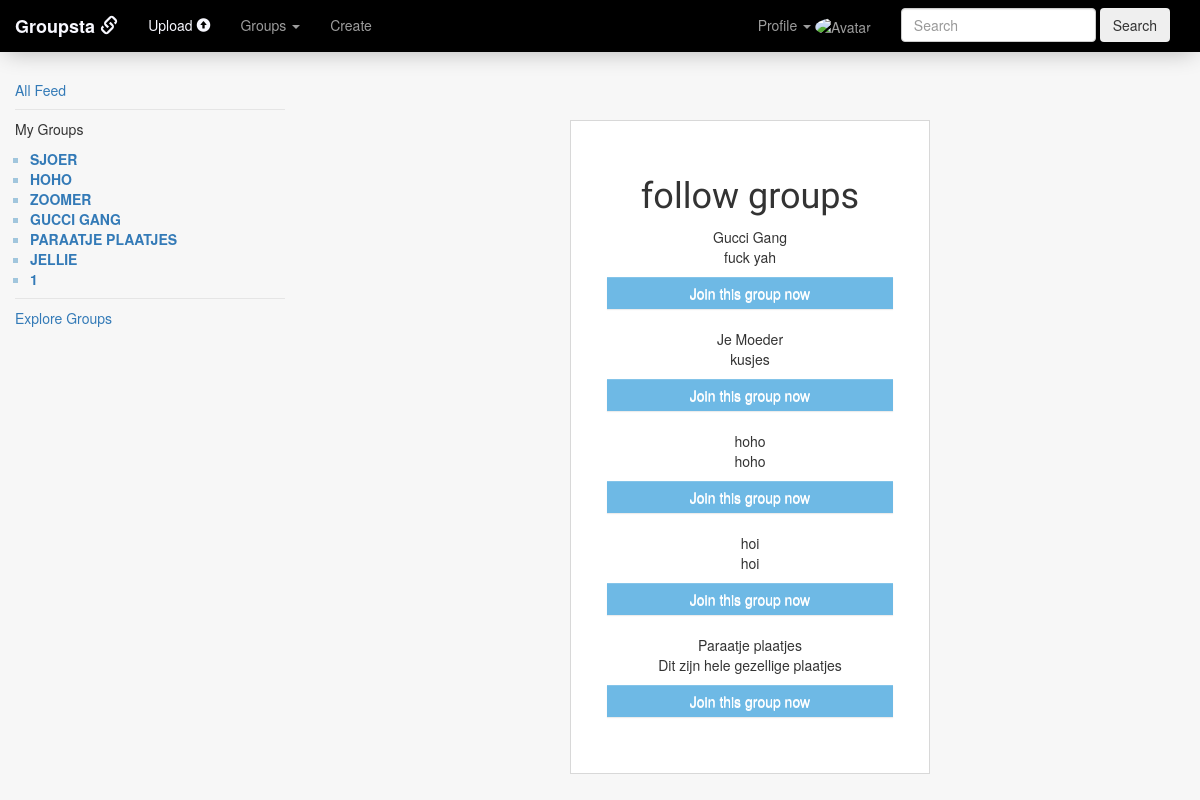
/followgroup (signed in), run on the app's committed database.
### tables this page shows
CREATE TABLE 'follow' ('follow_id' INTEGER PRIMARY KEY AUTOINCREMENT NOT NULL, 'user_id' INTEGER, 'group_id' INTEGER,'username' TEXT,'groupname' TEXT, 'time' DATETIME DEFAULT CURRENT_TIMESTAMP, 'admin' INTEGER);

CREATE TABLE 'groups' ('group_id' INTEGER PRIMARY KEY AUTOINCREMENT NOT NULL, 'group_name' TEXT NOT NULL, 'bio' INTEGER NOT NULL, 'members' INTEGER, 'time' DATETIME NOT NULL DEFAULT CURRENT_TIMESTAMP);

### application.py (the view)
@app.route("/followgroup", methods=["GET", "POST"])
@login_required
def followgroup():
    group = groups.Group(session["user_id"])
    followable = group.exploregroups()
    groupfollow = group.followed()
    if request.method == "POST":
        if request.form["action"]:
            group_id = request.form["action"]
            session["group_id"] = group_id
            result = group.follow(group_id)
            if result == None:
                return render_template("followgroup.html", followable = followable, error = "You're already member of this group", groupnames = groupfollow)
            else:
                return redirect(url_for("index"))
    else:
        return render_template("followgroup.html", followable = followable, groupnames = groupfollow)

### helpers.py (called while the page is built)
def login_required(f):
    @wraps(f)
    def decorated_function(*args, **kwargs):
        if session.get("user_id") is None:
            return redirect("/login")
        return f(*args, **kwargs)
    return decorated_function

### models/groups.py (called while the page is built)
    def exploregroups(self):
        result = db.execute("SELECT * FROM groups ORDER BY RANDOM() LIMIT 5")
        return result

    def followed(self):
        groups = db.execute("SELECT groupname FROM follow WHERE user_id = :id",id = self.user_id)
        return groups

### templates/followgroup.html (shortened to what this page needs)
{% extends "layout.html" %}
{% block main %}
<body class="body_log_reg">
    <div class="main_container">
    <div class="container_log_reg">
        <form action="{{ url_for('followgroup') }}" method="post">
            <h1>follow groups</h1>
            {% for group in followable %}
                <p>
                    {{ group.group_name }}
                    <BR>
                    {{ group.bio }}
                    <BR>
                </p>
                <div class="panel_body">
                    <button name = "action" class="btn btn-default btn-block" id="log_reg_button" type = "submit" value = "{{ group.group_id }}">Join this group now</button>
                </div>
                <BR>
            {% endfor %}
        </form>
    </div>
    </div>
</body>
{% endblock %}

### templates/layout.html (shortened to what this page needs)
<!DOCTYPE html>
<html lang="en">
    <head>
        <link rel="stylesheet" href="https://maxcdn.bootstrapcdn.com/bootstrap/3.3.7/css/bootstrap.min.css">
        <link rel="stylesheet" href="https://maxcdn.bootstrapcdn.com/bootstrap/3.3.7/css/bootstrap-theme.min.css">
        <link href="{{ url_for('static', filename='style.css') }}" rel="stylesheet"/>
    </head>
    <body>
        <nav class = "navbar navbar-inverse" role = "navigation">
            <div class = "container-fluid">
            <div class= "navbar-header">
                <a class = "navbar-brand" href = "{{ url_for('index') }}"><font color="f8f8ff"><font family = "Lucida Console"><b> Groupsta <span class="glyphicon glyphicon-link"></span> </b></font></font></a>
            </div>
                <div class="collapse navbar-collapse" id="bs-example-navbar">
                    {% if session.user_id %}
                    <form action="{{ url_for('search') }}" class="navbar-form navbar-right" role="search" method=post>
                        <div class="form-group">
                            <input class="form-control" placeholder="Search" type="text" onkeyup="liveSearch(this.value)" required>
                        </div>
                        <button type="submit" class="btn">Search</button>
                    </form>
                    <ul class = "nav navbar-nav navbar-right">
                        <li class = "dropdown">
                                <a href = "#" class = "dropdown-toggle" data-toggle= "dropdown">Profile <span class="caret"></span> <img src="https://www.w3schools.com/w3images/avatar6.png" alt="Avatar" class="avatar">
                                </a>
                            </li>
                    </ul>
                    {% endif %}
                    <ul class = "nav navbar-nav navbar-left">
                        <li class = "active">
                            {% if session.user_id %}
                            <li><a href="{{ url_for('post') }}"><font color="f8f8ff">Upload <span class="glyphicon glyphicon-circle-arrow-up"></span> </font> </a></li>
                            <li class = "dropdown">
                                <a href = "#" class = "dropdown-toggle" data-toggle= "dropdown">Groups <span class="caret"></span></span>
                                </a>
                            </li>
                            <li><a href="{{ url_for('create') }}">Create</a></li>
                            {% else %}
                            <li><a href="{{ url_for('register') }}"><font color="f8f8ff">Join Groupsta</font></a></li>
                            <li><a href="{{ url_for('login') }}">Log In</a></li>
                            {% endif %}
                    </ul>
            </div>
        </div>
        </nav>
    <div class="container-fluid">
        <div class="row row-offcanvas row-offcanvas-left">
            <div class="col-xs-6 col-sm-3 sidebar-offcanvas" id="sidebar" role="navigation">
            <div class="sidebar-nav">
                <ul class="nav">
                    <div class="sidenav">
                        {% if session.user_id %}
                        <li class="active"><a href="{{ url_for('index') }}">All Feed</a></li>
                        <li class="nav-divider"></li>
                        <p>My Groups</p>
                            {% for groupname in groupnames %}
                            <ul id = "loadgroups">
                            <li><a id="sidebar_groups" href="{{ groupname.groupname }}">{{ groupname.groupname }}</a></li>
                            </ul>
                            {% endfor %}
						<li class="nav-divider"></li>
                        <li class="active"><a href="{{ url_for('followgroup') }}">Explore Groups</a></li>
                        {% endif %}
                    </ul>
                </div>
            </div>
            <main>
                <center>
                <br></br>
                {% block main %}{% endblock %}
            </main>
        </div>
    </body>
</html>

### static/style.css (style rules this page uses)
body, html, .container-fluid, .sidebar { height: 100%; min-height: 100%; margin: 0; }
body { background-color: #f7f7f7; height: 100%; }
h1 { font-family: 'Varela', sans-serif; }
.navbar { border-radius: 0; margin-top: 0vh; background-image: none; -webkit-box-shadow: none; -moz-box-shadow: none; box-shadow: none; border: none; background-color: #000; position: fixed; width: 100vw; z-index: 1000; -webkit-box-shadow: 0px 5px 23px -6px rgba(0,0,0,0.30); -moz-box-shadow: 0px 5px 23px -6px rgba(0,0,0,0.30); box-shadow: 0px 5px 23px -6px rgba(0,0,0,0.30); }
.body_log_reg { background-color: #f7f7f7; width: 100vw; }
.container_log_reg { width: 30vw; margin-left: auto; margin-right: auto; background-color: #fff; padding: 3vw; border: 1px solid #d8d8d8; }
.container_log_reg h1 { text-align: center; }
#log_reg_button { border: none; background: #6eb9e5 !important; color: #fff; border-radius: 0; }
.avatar { vertical-align: middle; width: 20px; height: 20px; border-radius: 50%; }
.col-sm-3 { height: 100vw; }
main { margin-top: 5vh; }
.main_container { margin-left: 25vw; margin-top: 5vh; }
#sidebar { position: fixed; top: 10vh; }
#sidebar_groups { text-transform: uppercase; font-weight: bold; }
#loadgroups { list-style-type:square; color: #a1c6dd; padding-left:15px; }

### data on the page
follow: groupname "SJOER"
follow: groupname "HOHO"
follow: groupname "ZOOMER"
follow: groupname "GUCCI GANG"
follow: groupname "PARAATJE PLAATJES"
follow: groupname "JELLIE"
follow: groupname "1"
groups: group_name "Gucci Gang", bio "fuck yah", {{ group.group_id }} 3 (drawn)
groups: group_name "Je Moeder", bio "kusjes", {{ group.group_id }} 4 (drawn)
groups: group_name "hoho", bio "hoho", {{ group.group_id }} 8 (drawn)
groups: group_name "hoi", bio "hoi", {{ group.group_id }} 7 (drawn)
groups: group_name "Paraatje plaatjes", bio "Dit zijn hele gezellige plaatjes", {{ group.group_id }} 11 (drawn)
